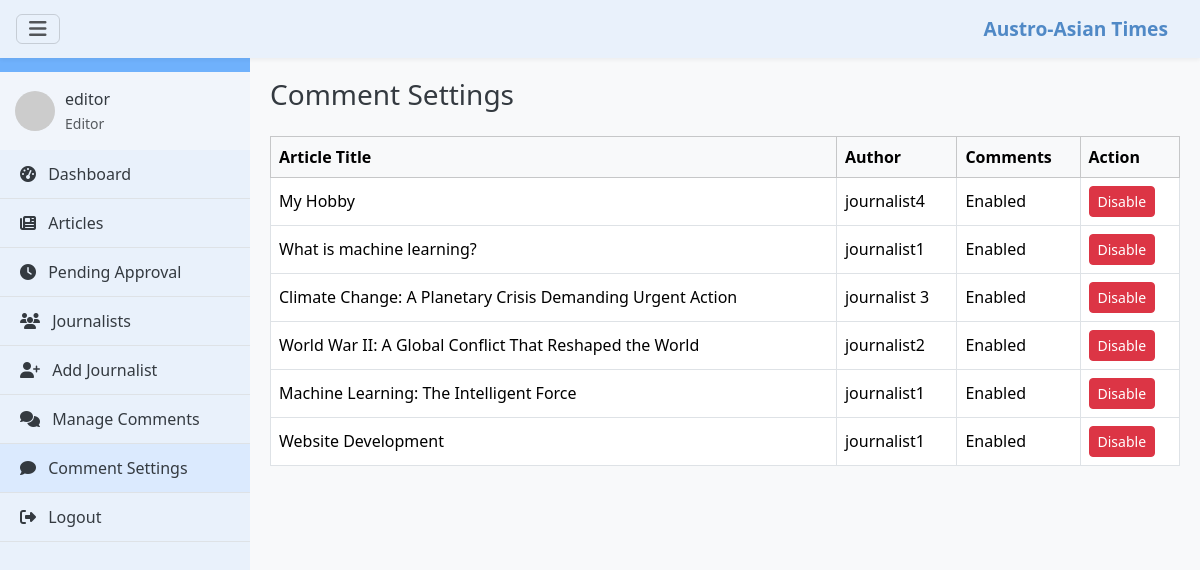
The page /comment_settings.php (signed in) on the database its author committed.
### tables this page shows
CREATE TABLE `articles` (
  `article_id` int(11) NOT NULL,
  `title` varchar(255) NOT NULL,
  `content` text NOT NULL,
  `image_url` varchar(255) DEFAULT NULL,
  `status` enum('draft','pending','approved','declined') DEFAULT 'draft',
  `created_at` timestamp NOT NULL DEFAULT current_timestamp(),
  `updated_at` timestamp NOT NULL DEFAULT current_timestamp() ON UPDATE current_timestamp(),
  `author_id` int(11) DEFAULT NULL
);

CREATE TABLE `users` (
  `user_id` int(11) NOT NULL,
  `username` varchar(50) NOT NULL,
  `email` varchar(100) NOT NULL,
  `password_hash` varchar(255) NOT NULL,
  `role` enum('journalist','editor') NOT NULL,
  `created_at` timestamp NOT NULL DEFAULT current_timestamp(),
  `Is_active` int(11) NOT NULL
);

### comment_settings.php (the view, shortened to what this page needs)
<?php
require_once 'db.php';
$query = "
    SELECT a.article_id, a.title, u.username, COALESCE(cs.comments_enabled, 1) AS comments_enabled
    FROM articles a
    JOIN users u ON a.author_id = u.user_id
    LEFT JOIN comment_settings cs ON a.article_id = cs.article_id
    ORDER BY a.created_at DESC
";
$result = $conn->query($query);
?>
<!DOCTYPE html>
<html lang="en">
<head>
    <link href="https://cdn.jsdelivr.net/npm/bootstrap@5.3.3/dist/css/bootstrap.min.css" rel="stylesheet">
    <link href="https://cdnjs.cloudflare.com/ajax/libs/font-awesome/6.4.0/css/all.min.css" rel="stylesheet">
</head>
<body>
    <nav class="navbar">
        <button class="navbar-toggler" id="toggleSidebar"><i class="fas fa-bars"></i></button>
        <div class="navbar-brand">Austro-Asian Times</div>
    </nav>
    <div class="sidebar" id="sidebar">
        <div class="sidebar-header">
            <h5>Editor Dashboard</h5>
        </div>
        <div class="user-profile">
            <img src="https://ui-avatars.com/api/?name=<?= urlencode($_SESSION['username']) ?>&background=random" alt="User">
            <div>
                <div><?= htmlspecialchars($_SESSION['username']) ?></div>
                <small class="text-muted"><?= ucfirst($_SESSION['role']) ?></small>
            </div>
        </div>
        <ul class="sidebar-menu">
            <li><a href="editor_dashboard.php"><i class="fas fa-tachometer-alt me-2"></i> Dashboard</a></li>
            <li><a href="articles.php"><i class="fas fa-newspaper me-2"></i> Articles</a></li>
            <li><a href="pending.php"><i class="fas fa-clock me-2"></i> Pending Approval</a></li>
            <li><a href="journalists.php"><i class="fas fa-users me-2"></i> Journalists</a></li>
            <li><a href="add_journalist.php"><i class="fas fa-user-plus me-2"></i> Add Journalist</a></li>
            <li><a href="manage_comment.php"><i class="fas fa-comments me-2"></i> Manage Comments</a></li>
            <li class="active"><a href="comment_settings.php"><i class="fas fa-comment me-2"></i> Comment Settings</a></li>
            <li><a href="logout.php"><i class="fas fa-sign-out-alt me-2"></i> Logout</a></li>
        </ul>
    </div>
    <div class="main-content">
        <h3 class="mb-4">Comment Settings</h3>
        <table class="table table-bordered table-hover">
            <thead class="table-light">
                <tr>
                    <th>Article Title</th>
                    <th>Author</th>
                    <th>Comments</th>
                    <th>Action</th>
                </tr>
            </thead>
            <tbody>
                <?php while ($row = $result->fetch_assoc()): ?>
                    <tr>
                        <td><?= htmlspecialchars($row['title']) ?></td>
                        <td><?= htmlspecialchars($row['username']) ?></td>
                        <td><?= $row['comments_enabled'] ? 'Enabled' : 'Disabled' ?></td>
                        <td>
                            <form method="post" class="d-inline">
                                <?php if ($row['comments_enabled']): ?>
                                    <button type="submit" name="action" value="disable" class="btn btn-danger btn-sm">Disable</button>
                                <?php else: ?>
                                    <button type="submit" name="action" value="enable" class="btn btn-success btn-sm">Enable</button>
                                <?php endif; ?>
                            </form>
                        </td>
                    </tr>
                <?php endwhile; ?>
            </tbody>
        </table>
    </div>
</body>
</html>

### comment_settings.php (style rules this page uses)
:root { --primary: #6fb1fc; --secondary: #c0e0f7; --background: #f8f9fa; --card-bg: #ffffff; --text-dark: #343a40; --text-muted: #6c757d; --sidebar-bg: #e9f1fb; --brand-color: #5089c6; }
body { background-color: var(--background); font-family: 'Segoe UI', Tahoma, Geneva, Verdana, sans-serif; color: var(--text-dark); margin: 0; }
.navbar { background: var(--sidebar-bg); box-shadow: 0 2px 4px rgba(0, 0, 0, 0.05); padding: 0.6rem 1rem; display: flex; justify-content: space-between; align-items: center; position: sticky; top: 0; z-index: 1100; }
.navbar-brand { font-weight: bold; color: var(--brand-color); font-size: 1.2rem; display: flex; align-items: flex-end; }
.sidebar { position: fixed; top: 0; bottom: 0; left: -250px; width: 250px; background-color: var(--sidebar-bg); transition: left 0.3s ease; z-index: 1000; }
.sidebar-header { padding: 20px; background: var(--primary); color: white; text-align: center; }
.user-profile { display: flex; align-items: center; padding: 15px; background-color: #f1f5fb; }
.user-profile img { width: 40px; height: 40px; border-radius: 50%; margin-right: 10px; }
.sidebar-menu { list-style: none; padding: 0; margin: 0; }
.sidebar-menu li { padding: 12px 20px; border-bottom: 1px solid #dee2e6; }
.sidebar-menu li a { text-decoration: none; color: var(--text-dark); display: block; }
.sidebar-menu li.active, .sidebar-menu li:hover { background-color: #dbeafe; }
.main-content { margin-left: 0; padding: 20px; transition: margin-left 0.3s ease; }
@media (min-width: 768px) { .sidebar { left: 0; } }
@media (min-width: 768px) { .main-content { margin-left: 250px; } }
table { background-color: var(--card-bg); }
.table td, .table th { vertical-align: middle; }
.btn-sm { padding: 0.25rem 0.5rem; }

### rows shown on the page
articles: title "My Hobby", author.username "journalist4"
articles: title "What is machine learning?", author.username "journalist1"
articles: title "Climate Change: A Planetary Crisis Demanding Urgent Action", author.username "journalist 3"
articles: title "World War II: A Global Conflict That Reshaped the World", author.username "journalist2"
articles: title "Machine Learning: The Intelligent Force", author.username "journalist1"
articles: title "Website Development", author.username "journalist1"

### other values the page prints
$_SESSION['username'] "editor"
$_SESSION['role'] "Editor"
